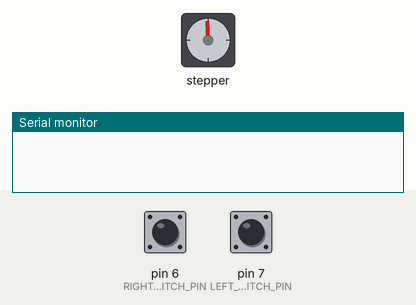
Bench run of a sketch on a simulated Arduino Uno, built with avr-gcc and run on an emulated ATmega328P. Shown: stepper motor, the last lines printed to the serial monitor. The inputs (shaded band) are chosen by the test bench; at power-on: pin 7 (LEFT_SWITCH_PIN) HIGH, pin 6 (RIGHT_SWITCH_PIN) HIGH. Stepper angles assume 200 steps per turn.

Above: at 0.8 s.
0.9 s: pin 7 (LEFT_SWITCH_PIN) pulled LOW for 0.15 s
At 1.5 s:
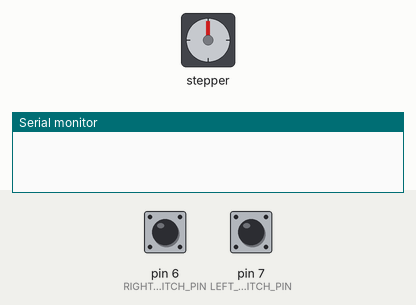
4.0 s: pin 6 (RIGHT_SWITCH_PIN) pulled LOW for 0.15 s
At 5.1 s:
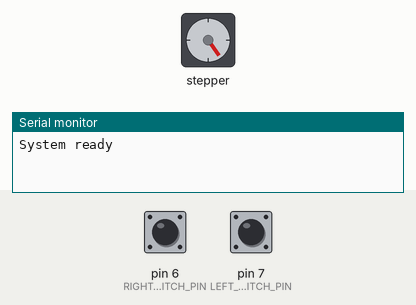
Timing chart, 0 to 7.0 s (numbered marks = the images above; inputs shaded):
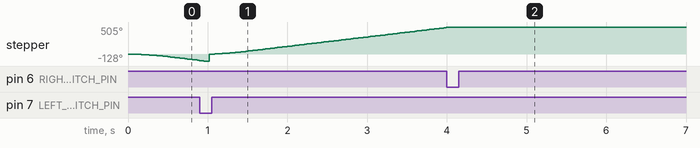

Measured:
- after the input at 4.0 s, stepper: goes on until 4.1 s, then stays 505°

The sketch:

belt_final.ino
```cpp
// #include <AccelStepper.h>
// #include <ezButton.h>

// // === Pin Configuration ===
// #define STEP_PIN 9
// #define DIR_PIN 8
// #define LEFT_SWITCH_PIN 7
// #define RIGHT_SWITCH_PIN 6

// AccelStepper stepper(AccelStepper::DRIVER, STEP_PIN, DIR_PIN);
// ezButton leftSwitch(LEFT_SWITCH_PIN);
// ezButton rightSwitch(RIGHT_SWITCH_PIN);

// // === Variables ===
// long maxPosition = 0;
// bool systemReady = false;

// void setup() {
//   Serial.begin(9600);

//   leftSwitch.setDebounceTime(50);
//   rightSwitch.setDebounceTime(50);

//   stepper.setMaxSpeed(100);
//   stepper.setAcceleration(200);

//   Serial.println("Sent from Arduino: Starting system...");
//   homeSystem();
// }

// void loop() {
//   leftSwitch.loop();
//   rightSwitch.loop();

//   if (!systemReady) return;

//   if (Serial.available() >= 3) {
//     uint8_t pos = Serial.read();
//     uint8_t speedLow = Serial.read();
//     uint8_t speedHigh = Serial.read();
//     int speed = (speedHigh << 8) | speedLow;

//     // Range check
//     if (pos < 10 || pos > 250 || speed < 50 || speed > 1000) {
//       Serial.println("Sent from Arduino: Invalid input. Position: 10–250, Speed: 50–1000.");
//       return;
//     }

//     float ratio = pos / 255.0;
//     long target = (long)(ratio * maxPosition);

//     stepper.setMaxSpeed(speed);
//     stepper.moveTo(target);

//     Serial.print("Sent from Arduino: Moving to ");
//     Serial.print(pos);
//     Serial.print(" (step target: ");
//     Serial.print(target);
//     Serial.println(")");

//     while (stepper.distanceToGo() != 0) {
//       stepper.run();
//       leftSwitch.loop();
//       rightSwitch.loop();
//     }

//     Serial.println("Sent from Arduino: Move complete.");
//   }
// }

// void homeSystem() {
//   Serial.println("Homing system...");

//   // Move left until left switch triggered
//   stepper.moveTo(-100000); // large negative number to ensure movement
//   while (leftSwitch.getState() == HIGH) {
//     leftSwitch.loop();
//     stepper.run();
//   }
//   stepper.stop();
//   stepper.setCurrentPosition(0);
//   Serial.println("Homed to position 0");

//   // Wait until right switch is unpressed (optional for switch bounce)
//   while (rightSwitch.getState() == LOW) {
//     rightSwitch.loop();
//   }

//   // Move right until right switch triggered (find max)
//   Serial.println("Finding maximum position...");
//   stepper.moveTo(100000); // large positive number
//   while (rightSwitch.getState() == HIGH) {
//     rightSwitch.loop();
//     stepper.run();
//   }
//   stepper.stop();
//   maxPosition = stepper.currentPosition();
//   Serial.print("Max position found: ");
//   Serial.println(maxPosition);

//   systemReady = true;  // System ready now

//   // Flush any leftover serial data to avoid junk input after homing
//   while (Serial.available()) {
//     Serial.read();
//   }

//   Serial.println("System ready. Send position (10-250) and speed (50-1000) via serial.");
// }


// edit 1:


#include <AccelStepper.h>
#include <ezButton.h>

// === Pin Configuration ===
#define STEP_PIN 9
#define DIR_PIN 8
#define LEFT_SWITCH_PIN 7
#define RIGHT_SWITCH_PIN 6

AccelStepper stepper(AccelStepper::DRIVER, STEP_PIN, DIR_PIN);
ezButton leftSwitch(LEFT_SWITCH_PIN);
ezButton rightSwitch(RIGHT_SWITCH_PIN);

long maxPosition = 0;
bool systemReady = false;

void setup() {
  Serial.begin(9600);

  leftSwitch.setDebounceTime(50);
  rightSwitch.setDebounceTime(50);

  stepper.setMaxSpeed(100);
  stepper.setAcceleration(200);

  homeSystem();
  systemReady = true;

  // Flush any leftover input
  while (Serial.available()) Serial.read();
}

void loop() {
  leftSwitch.loop();
  rightSwitch.loop();

  if (!systemReady) return;

  if (Serial.available() >= 3) {
    uint8_t pos = Serial.read();
    uint8_t speedLow = Serial.read();
    uint8_t speedHigh = Serial.read();
    int speed = (speedHigh << 8) | speedLow;

    // Validate input ranges
    if (pos < 10 || pos > 250 || speed < 50 || speed > 1000) {
      Serial.println("Invalid input: Pos(10-250), Speed(50-1000)");
      return;
    }

    float ratio = pos / 255.0;
    long target = (long)(ratio * maxPosition);

    stepper.setMaxSpeed(speed);
    stepper.moveTo(target);

    Serial.print("Moving to pos: ");
    Serial.print(pos);

    while (stepper.distanceToGo() != 0) {
      stepper.run();
      leftSwitch.loop();
      rightSwitch.loop();
    }

    Serial.println("Move complete.");
  }
}

void homeSystem() {
  // Move left until left switch pressed
  stepper.moveTo(-100000);
  while (leftSwitch.getState() == HIGH) {
    leftSwitch.loop();
    stepper.run();
  }
  stepper.stop();
  stepper.setCurrentPosition(0);

  // Wait for right switch release if pressed
  while (rightSwitch.getState() == LOW) {
    rightSwitch.loop();
  }

  // Move right until right switch pressed
  stepper.moveTo(100000);
  while (rightSwitch.getState() == HIGH) {
    rightSwitch.loop();
    stepper.run();
  }
  stepper.stop();
  maxPosition = stepper.currentPosition();

  Serial.println("System ready");
}
```
